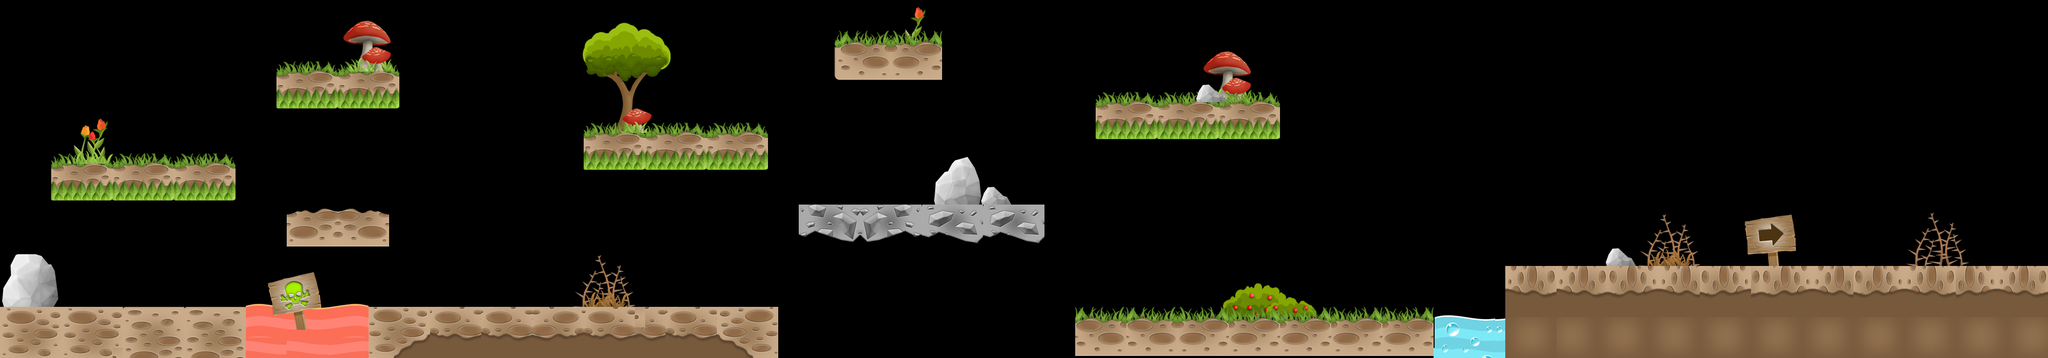

Below is a game level as drawn by its tile map, then a one-line description and the .tmx that defines it (tile-layer data replaced by summaries):
An orthogonal 200x35 tile map with 20x20 px tiles, 3 tile layers (Слой тайлов 3, Слой тайлов 1, Слой тайлов 2) and 20 objects (13x solid, 5x obstruction, 2x Solid).

<map version="1.0" tiledversion="1.1.2" orientation="orthogonal" renderorder="right-down" width="200" height="35" tilewidth="20" tileheight="20" infinite="0" nextobjectid="31">
 <tileset firstgid="1" name="tileset" tilewidth="20" tileheight="20" tilecount="11088" columns="176">
  <image source="tileset.png" width="3520" height="1266" />
 </tileset>
 <layer name="Слой тайлов 3" width="200" height="35">
  <data>[7000 cells, 270 non-empty, 270 distinct tile ids]</data>
 </layer>
 <layer name="Слой тайлов 1" width="200" height="35">
  <data>[7000 cells, 1646 non-empty, 344 distinct tile ids]</data>
 </layer>
 <layer name="Слой тайлов 2" width="200" height="35">
  <data>[7000 cells, 401 non-empty, 353 distinct tile ids]</data>
 </layer>
 <objectgroup name="collision">
  <object id="1" name="solid" x="3" y="601" width="476" height="81" />
  <object id="2" name="solid" x="100" y="318.5" width="358" height="70" />
  <object id="4" name="solid" x="542" y="136.5" width="237" height="72" />
  <object id="5" name="solid" x="560" y="417.5" width="198" height="65" />
  <object id="6" name="solid" x="721" y="601.5" width="799" height="96" />
  <object id="7" name="solid" x="1142" y="258.5" width="356" height="71" />
  <object id="8" name="solid" x="1561" y="399.5" width="476" height="57" />
  <object id="9" name="solid" x="1632" y="82.5" width="208" height="73" />
  <object id="10" name="solid" x="2100" y="617.5" width="699" height="81" />
  <object id="11" name="solid" x="2140" y="194.5" width="359" height="76" />
  <object id="12" name="solid" x="2941" y="522.5" width="1057" height="176" />
  <object id="13" name="obstruction" x="482" y="597.5" width="236" height="102" />
  <object id="14" name="obstruction" x="1135" y="495" width="102" height="102" />
  <object id="15" name="obstruction" x="3210" y="416" width="112" height="102" />
  <object id="16" name="obstruction" x="2801" y="618" width="140" height="84" />
  <object id="17" name="obstruction" x="3729" y="420" width="113" height="102" />
  <object id="25" name="player" type="Solid" x="162" y="539" width="60" height="57" />
  <object id="28" name="easyEnemy" type="Solid" x="354" y="527.5" width="65.3333" height="70.3333" />
  <object id="29" name="solid" x="560" y="417.5" width="198" height="65" />
  <object id="30" name="solid" x="2.33333" y="496.833" width="111.333" height="103.667" />
 </objectgroup>
</map>